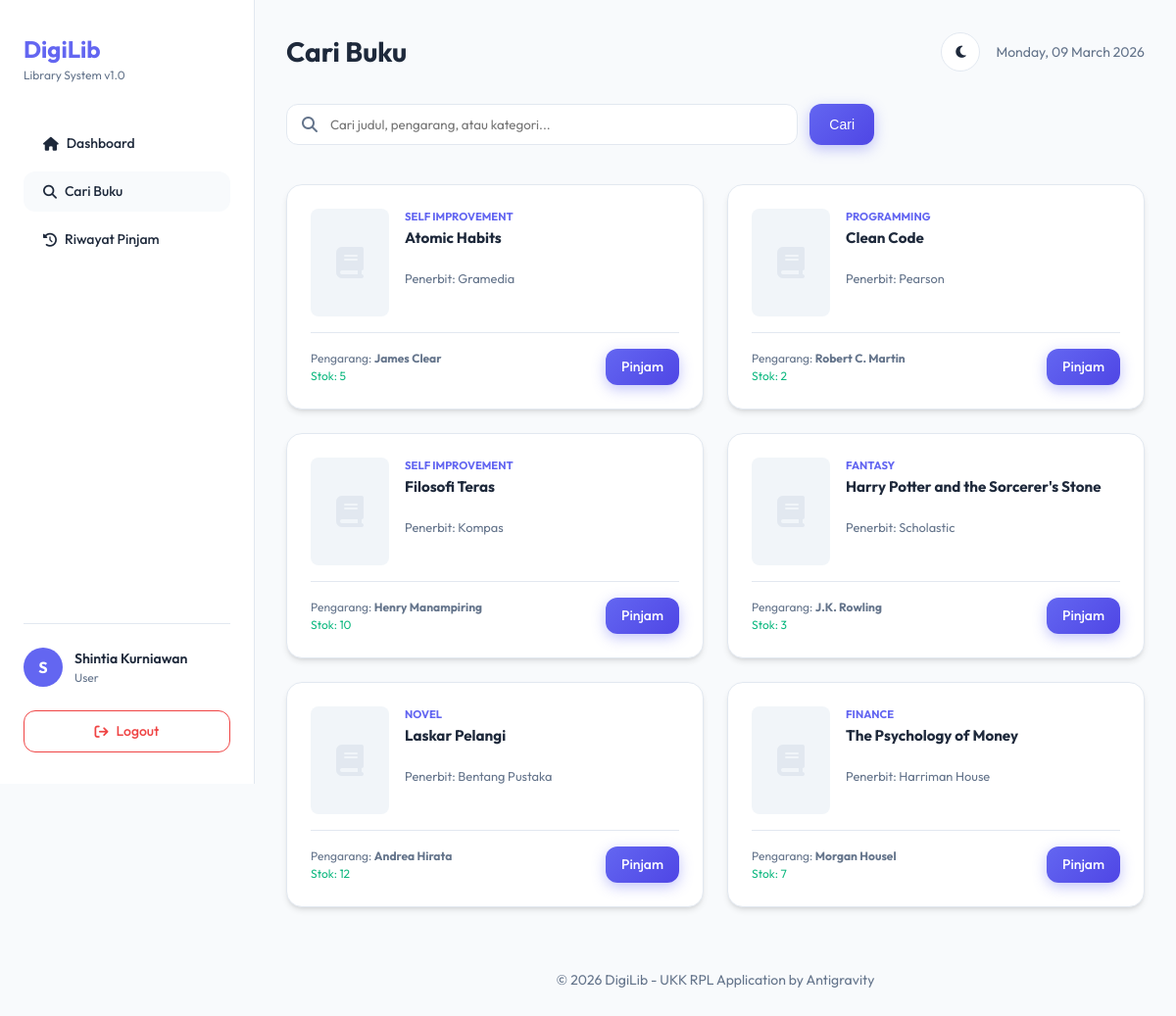
Screenshot of /user/katalog.php (signed in) with the database file from the repository.
### tables this page shows
CREATE TABLE IF NOT EXISTS buku (
    id_buku INT AUTO_INCREMENT PRIMARY KEY,
    judul VARCHAR(255) NOT NULL,
    pengarang VARCHAR(100) NOT NULL,
    penerbit VARCHAR(100) NOT NULL,
    tahun YEAR NOT NULL,
    stok INT NOT NULL DEFAULT 0,
    kategori VARCHAR(100),
    created_at TIMESTAMP DEFAULT CURRENT_TIMESTAMP
);

### user/katalog.php (the view, shortened to what this page needs)
<?php
require_once '../config/koneksi.php';
$search = $_GET['search'] ?? '';
$query = "SELECT * FROM buku WHERE judul LIKE ? OR pengarang LIKE ? OR kategori LIKE ? ORDER BY judul ASC";
$stmt = $pdo->prepare($query);
$stmt->execute(["%$search%", "%$search%", "%$search%"]);
$books = $stmt->fetchAll();
require_once '../includes/header.php';
?>
<div style="margin-bottom: 2.5rem;">
    <form action="" method="GET" style="display: flex; gap: 0.75rem; max-width: 600px;">
        <div style="flex-grow: 1; position: relative;">
            <i class="fa-solid fa-magnifying-glass" style="position: absolute; left: 1rem; top: 50%; transform: translateY(-50%); color: var(--text-muted);"></i>
            <input type="text" name="search" class="form-input" placeholder="Cari judul, pengarang, atau kategori..." value="<?= $search ?>" style="padding-left: 2.75rem;">
        </div>
        <button type="submit" class="btn btn-primary">Cari</button>
    </form>
</div>
<div style="display: grid; grid-template-columns: repeat(auto-fill, minmax(280px, 1fr)); gap: 1.5rem;">
    <?php foreach ($books as $row): ?>
    <div class="card animate-fade-in">
        <div style="display: flex; gap: 1rem;">
            <div style="width: 80px; height: 110px; background: #f1f5f9; border-radius: var(--radius-sm); flex-shrink: 0; display: flex; align-items: center; justify-content: center;">
                <i class="fa-solid fa-book" style="font-size: 2rem; color: var(--border);"></i>
            </div>
            <div style="flex-grow: 1;">
                <p style="font-size: 0.7rem; color: var(--primary); font-weight: 700; text-transform: uppercase; margin-bottom: 0.25rem;"><?= $row['kategori'] ?: 'Tanpa Kategori' ?></p>
                <h5 style="font-size: 0.95rem; line-height: 1.2; margin-bottom: 0.25rem; height: 2.3rem; overflow: hidden;"><?= $row['judul'] ?></h5>
                <p style="font-size: 0.8rem; color: var(--text-muted);">Penerbit: <?= $row['penerbit'] ?></p>
            </div>
        </div>
        <hr style="border: 0; border-top: 1px solid var(--border); margin: 1rem 0;">
        <div style="display: flex; justify-content: space-between; align-items: center;">
            <div>
                <p style="font-size: 0.75rem; color: var(--text-muted);">Pengarang: <strong><?= $row['pengarang'] ?></strong></p>
                <p style="font-size: 0.75rem; color: <?= $row['stok'] > 0 ? 'var(--success)' : 'var(--danger)' ?>;">Stok: <?= $row['stok'] ?></p>
            </div>
            <?php if ($row['stok'] > 0): ?>
                <a href="?pinjam=<?= $row['id_buku'] ?>&search=<?= $search ?>" onclick="return confirm('Pinjam buku ini?')" class="btn btn-primary" style="padding: 0.5rem 1rem;">Pinjam</a>
            <?php else: ?>
                <button class="btn btn-secondary" disabled style="padding: 0.5rem 1rem; opacity: 0.5;">Habis</button>
            <?php endif; ?>
        </div>
    </div>
    <?php endforeach; ?>
</div>
<?php require_once '../includes/footer.php'; ?>

### assets/css/style.css (style rules this page uses)
:root { --primary: #6366f1; --primary-hover: #4f46e5; --secondary: #ec4899; --accent: #f59e0b; --background: #f8fafc; --surface: #ffffff; --text-main: #1e293b; --text-muted: #64748b; --border: #e2e8f0; --success: #10b981; --danger: #ef4444; --radius-sm: 0.5rem; --radius-md: 0.75rem; --radius-lg: 1rem; --shadow-sm: 0 1px 2px 0 rgb(0 0 0 / 0.05); --shadow: 0 4px 6px -1px rgb(0 0 0 / 0.1), 0 2px 4px -2px rgb(0 0 0 / 0.1); --shadow-lg: 0 10px 15px -3px rgb(0 0 0 / 0.1), 0 4px 6px -4px rgb(0 0 0 / 0.1); --glass: rgba(255, 255, 255, 0.7); --glass-border: rgba(255, 255, 255, 0.3); }
* { margin: 0; padding: 0; box-sizing: border-box; }
body { font-family: 'Outfit', sans-serif; background-color: var(--background); color: var(--text-main); line-height: 1.5; overflow-x: hidden; transition: background-color 0.3s ease; }
.animate-fade-in { animation: fadeIn 0.5s ease forwards; }
.btn { display: inline-flex; align-items: center; justify-content: center; padding: 0.625rem 1.25rem; font-weight: 500; border-radius: var(--radius-md); cursor: pointer; transition: all 0.2s cubic-bezier(0.4, 0, 0.2, 1); border: none; gap: 0.5rem; font-size: 0.875rem; text-decoration: none; }
.btn-primary { background: linear-gradient(135deg, var(--primary), var(--primary-hover)); color: white; box-shadow: 0 4px 14px 0 rgba(99, 102, 241, 0.39); }
.form-input { width: 100%; padding: 0.75rem 1rem; background: var(--surface); border: 1px solid var(--border); border-radius: var(--radius-md); color: var(--text-main); font-family: inherit; transition: all 0.2s; }
.card { background: var(--surface); border-radius: var(--radius-lg); padding: 1.5rem; box-shadow: var(--shadow); border: 1px solid var(--border); transition: transform 0.3s ease, box-shadow 0.3s ease; }

### rows the page displays
buku: kategori "SELF IMPROVEMENT", judul "Atomic Habits", penerbit "Gramedia", pengarang "James Clear", stok "5"
buku: kategori "PROGRAMMING", judul "Clean Code", penerbit "Pearson", pengarang "Robert C. Martin", stok "2"
buku: kategori "SELF IMPROVEMENT", judul "Filosofi Teras", penerbit "Kompas", pengarang "Henry Manampiring", stok "10"
buku: kategori "FANTASY", judul "Harry Potter and the Sorcerer's Stone", penerbit "Scholastic", pengarang "J.K. Rowling", stok "3"
buku: kategori "NOVEL", judul "Laskar Pelangi", penerbit "Bentang Pustaka", pengarang "Andrea Hirata", stok "12"
buku: kategori "FINANCE", judul "The Psychology of Money", penerbit "Harriman House", pengarang "Morgan Housel", stok "7"

### other values shown
substr($_SESSION['nama'], 0, 1) "S"
$_SESSION['nama'] "Shintia Kurniawan"
$_SESSION['role'] "User"
$pageTitle "Cari Buku"
